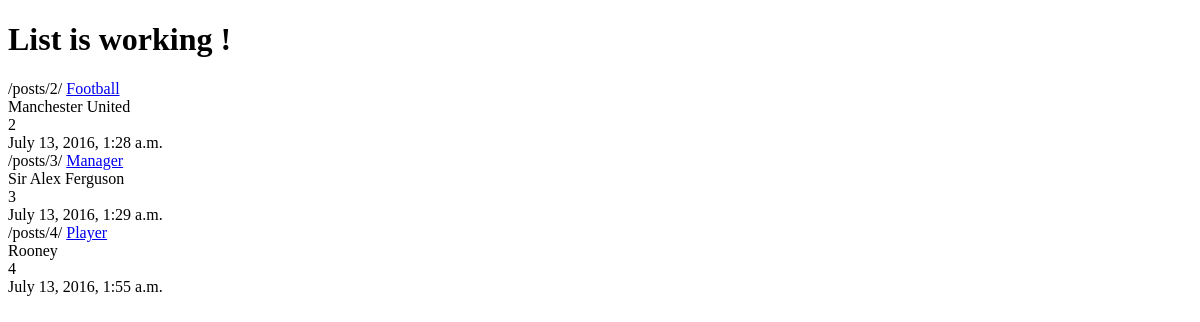
The app's page /posts/, older data.
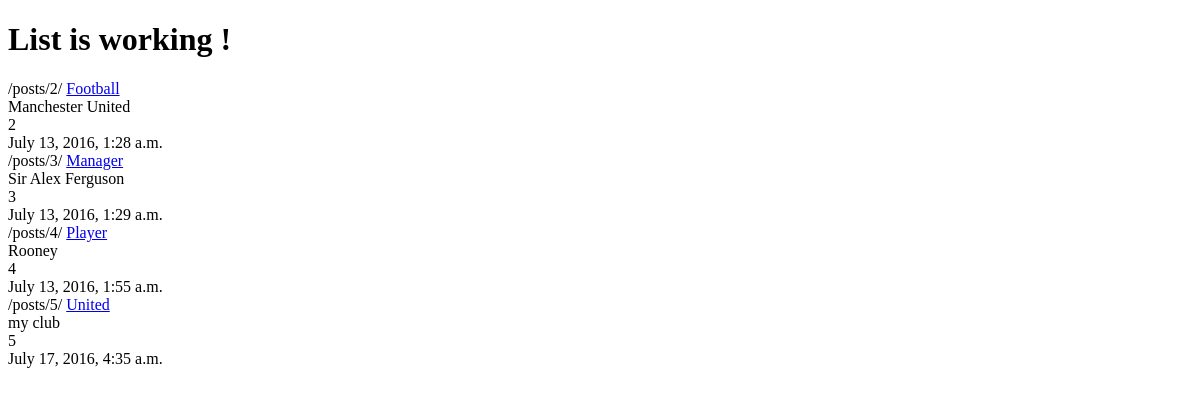
The same page, newer data.
### posts/models.py (models this page shows, shortened)
class Post(models.Model):
    title = models.CharField(max_length=120)
    content = models.TextField()
    ''' Auto_now        --> Every time it is something is saved into database it will update it
        Auto_now_add    -->  Whenever it is added into the database initially not whenever it is saved.
                             So its one time. So saved and set.   '''
    updated = models.DateTimeField(auto_now=True,auto_now_add=False)
    timestamp = models.DateTimeField(auto_now=False,auto_now_add=True)
    def get_absolute_url(self):
        return reverse("posts:detail",kwargs={"id":self.id})

### posts/views.py (the view)
def post_list(request):
    queryset = Post.objects.all()
    context = {
            "object_list": queryset,
            "title": "List"
        }
    return render(request, "index.html", context)

### templates/index.html (shortened to what this page needs)
<!DOCTYPE html>
<html lang="en">
<head>
</head>
<body>
<h1> {{ title }} is working !</h1>
{% for obj in object_list %}
{% url "posts:detail" id=obj.id %}
<a href='{{ obj.get_absolute_url }}'>{{ obj.title }} </a><br/>
{{ obj.content }}<br/>
{{ obj.id }}<br/>
{{ obj.timestamp }}<br/>
{% endfor %}
</body>
</html>

Row changes from the older to the newer data that the page shows:
added Post: id "/posts/5/", title "United", content "my club", id "5", timestamp "July 17, 2016, 4:35 a.m."
